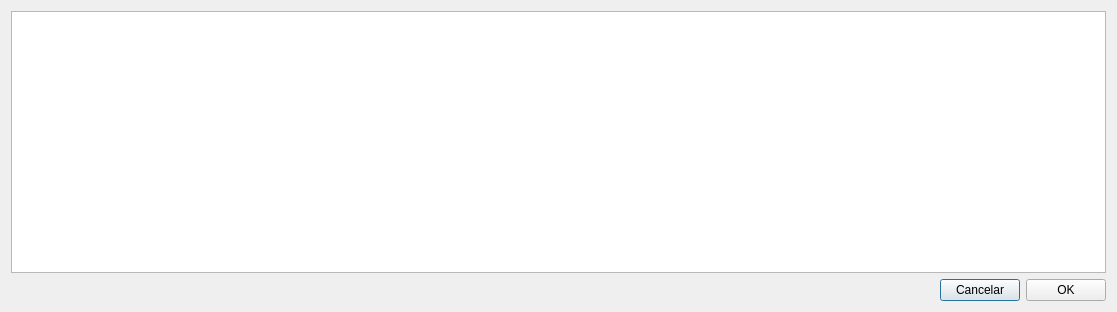
<?xml version="1.0" encoding="UTF-8"?>
<ui version="4.0">
 <class>Dialog</class>
 <widget class="QDialog" name="Dialog">
  <property name="geometry">
   <rect>
    <x>0</x>
    <y>0</y>
    <width>1117</width>
    <height>312</height>
   </rect>
  </property>
  <property name="windowTitle">
   <string>Duplicatas</string>
  </property>
  <property name="windowOpacity">
   <double>1.000000000000000</double>
  </property>
  <property name="sizeGripEnabled">
   <bool>false</bool>
  </property>
  <property name="modal">
   <bool>false</bool>
  </property>
  <layout class="QVBoxLayout" name="verticalLayout_2">
   <item>
    <layout class="QVBoxLayout" name="verticalLayout">
     <item>
      <widget class="QTableWidget" name="tableWidget_duplicatas"/>
     </item>
    </layout>
   </item>
   <item>
    <layout class="QHBoxLayout" name="horizontalLayout">
     <item>
      <spacer name="horizontalSpacer">
       <property name="orientation">
        <enum>Qt::Horizontal</enum>
       </property>
       <property name="sizeHint" stdset="0">
        <size>
         <width>40</width>
         <height>20</height>
        </size>
       </property>
      </spacer>
     </item>
     <item>
      <widget class="QPushButton" name="pushButton_cancelar">
       <property name="sizePolicy">
        <sizepolicy hsizetype="Maximum" vsizetype="Fixed">
         <horstretch>0</horstretch>
         <verstretch>0</verstretch>
        </sizepolicy>
       </property>
       <property name="text">
        <string>Cancelar</string>
       </property>
       <property name="checkable">
        <bool>false</bool>
       </property>
      </widget>
     </item>
     <item>
      <widget class="QPushButton" name="pushButton_ok">
       <property name="sizePolicy">
        <sizepolicy hsizetype="Maximum" vsizetype="Fixed">
         <horstretch>0</horstretch>
         <verstretch>0</verstretch>
        </sizepolicy>
       </property>
       <property name="text">
        <string>OK</string>
       </property>
      </widget>
     </item>
    </layout>
   </item>
  </layout>
 </widget>
 <resources/>
 <connections/>
</ui>
